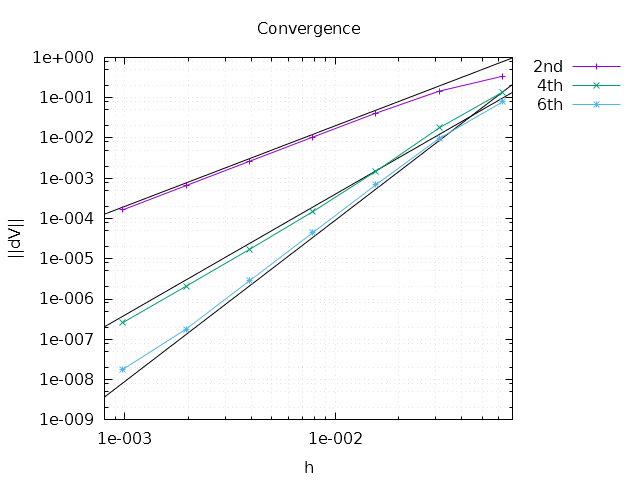

This figure's gnuplot source:
if (exists("term_type"))  set terminal pngcairo
if (exists("output_file")) set output output_file
set xrange [0.0008: 0.07]
set title "Convergence"
set key right outside
set xlabel "h"
set ylabel "||dV||"
set datafile separator ","
set logscale xy
set grid xtics ytics mxtics mytics lc rgb "#bbbbbb" lw 1 lt 0
set format x "%1.0e"
set format y "%1.0e"
plot \
 2*10**2*x**2 title "" lt -1,\
 4*10**2*x**3 title "" lt -1,\
 9*10**3*x**4 title "" lt -1,\
 'plots/convergence.csv' using 1:2 w lp title "2nd" lt 1,\
 'plots/convergence.csv' using 1:3 w lp title "4th" lt 2,\
 'plots/convergence.csv' using 1:4 w lp title "6th" lt 3
 if (exists("output_file")) unset output
